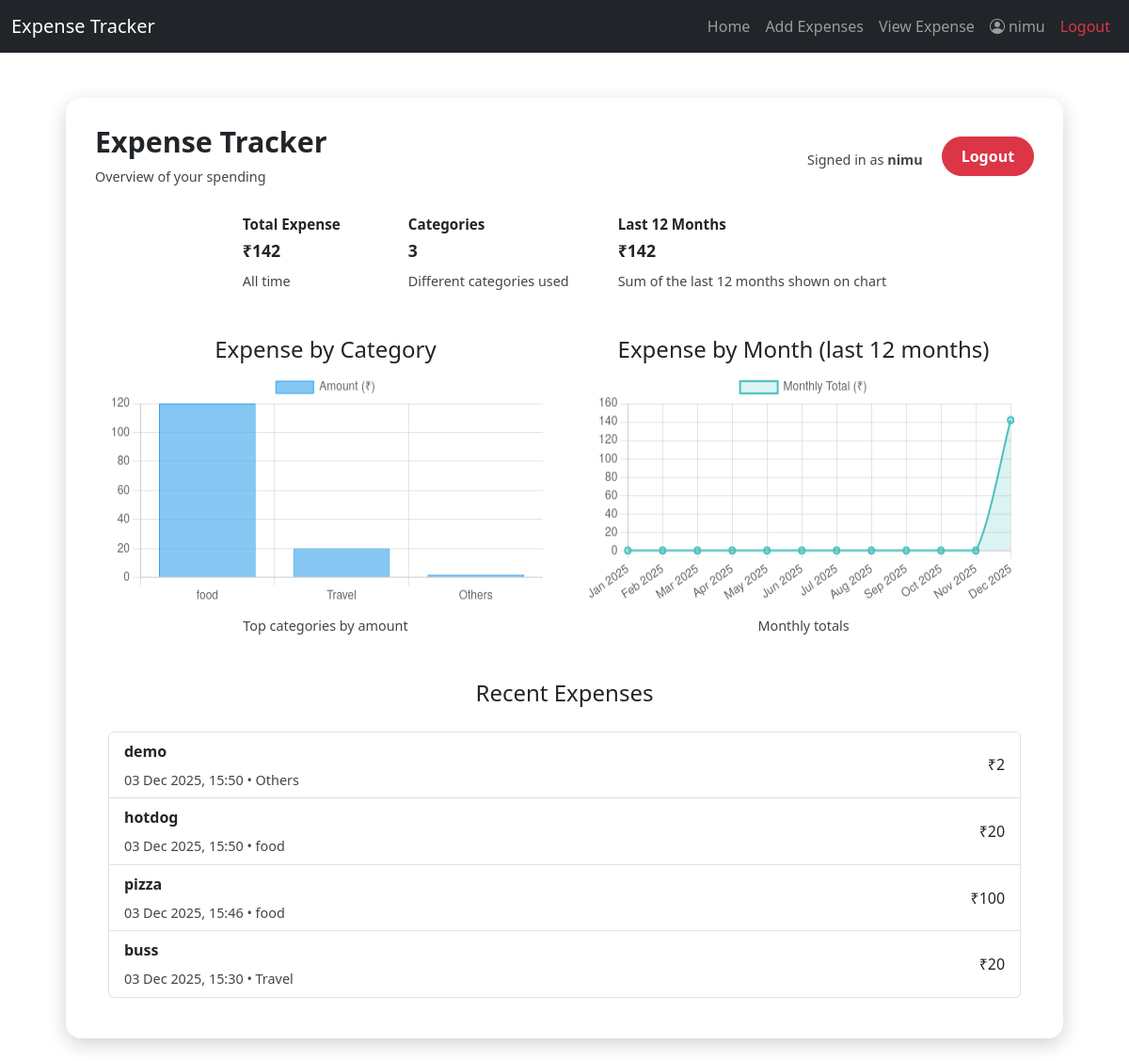
Screenshot of / (signed in) with the database file from the repository.
### myapp/models.py (models this page shows, shortened)
class Expense(models.Model):
    title=models.CharField(max_length=200)
    amount=models.PositiveIntegerField()
    CATEGORY_CHOICES=(
        ("food","FOOD"),
        ("housing","Housing"),
        ("Travel","Travel"),
        ("Others","Others")
    )
    category=models.CharField(max_length=100,choices=CATEGORY_CHOICES,default="Others")
    created_at=models.DateTimeField(auto_now_add=True)
    owner=models.ForeignKey(User,on_delete=models.CASCADE)
    bill_image = models.ImageField(upload_to='bills/', null=True, blank=True)

### myapp/views.py (the view, shortened to what this page needs)
# urls.py: path('',IndexView.as_view(),name="index"),
class IndexView(View):
    template_name = "index.html"
    def get(self, request, *args, **kwargs):
        user = request.user
        qs = Expense.objects.filter(owner=user)
        total = qs.aggregate(total=Sum("amount"))["total"] or 0
        by_cat_qs = qs.values("category").annotate(total=Sum("amount")).order_by("-total")
        category_labels = [item["category"] for item in by_cat_qs]
        category_values = [item["total"] or 0 for item in by_cat_qs]
        today = datetime.date.today()
        first_of_this_month = today.replace(day=1)
        month_qs = (
            qs.annotate(month=TruncMonth("created_at"))
              .values("month")
              .annotate(total=Sum("amount"))
              .order_by("month")
        )
        month_map = {}
        for item in month_qs:
            if item["month"] is None:
                continue
            month_map[item["month"].date()] = item["total"] or 0
        month_labels = []
        month_values = []
        for offset in range(-11, 1):
            mdate = _shift_months(first_of_this_month, offset)
            month_labels.append(mdate.strftime("%b %Y"))
            month_values.append(month_map.get(mdate, 0))
        month_total = sum(month_values)
        category_count = len(category_labels)
        recent_expenses = qs.order_by('-created_at')[:6]
        context = {
            "total_expense": total,
            "category_labels": category_labels,
            "category_values": category_values,
            "month_labels": month_labels,
            "month_values": month_values,
            "month_total": month_total,
            "category_count": category_count,
            "recent_expenses": recent_expenses,
        }
        return render(request, self.template_name, context)

### myapp/views.py (called while the page is built)
def _shift_months(source_date: datetime.date, offset: int) -> datetime.date:
    month = source_date.month - 1 + offset
    year = source_date.year + month // 12
    month = month % 12 + 1
    return datetime.date(year, month, 1)

### templates/index.html (shortened to what this page needs)
{% extends 'base.html' %}
{% block main_block %}
<div class="container center-box">
    <div class="glass-card">
        <div class="top-row">
            <div style="text-align:left;">
                <h1>Expense Tracker</h1>
                <div class="small-muted">Overview of your spending</div>
            </div>
            <div class="btn-row">
                {% if request.user.is_authenticated %}
                    <div class="small-muted" style="margin-right:12px">Signed in as <strong>{{ request.user.username }}</strong></div>
                    <a href="{% url 'signout' %}" class="btn btn-danger glass-btn">Logout</a>
                {% else %}
                    <a href="{% url 'signin' %}" class="btn btn-dark glass-btn">Login</a>
                {% endif %}
            </div>
        </div>
        {% if request.user.is_authenticated %}
            <div class="summary-row">
                <div class="summary-item">
                    <h3>Total Expense</h3>
                    <p>₹{{ total_expense }}</p>
                    <div class="small-muted">All time</div>
                </div>
                <div class="summary-item">
                    <h3>Categories</h3>
                    <p>{{ category_count }}</p>
                    <div class="small-muted">Different categories used</div>
                </div>
                <div class="summary-item">
                    <h3>Last 12 Months</h3>
                    <p>₹{{ month_total }}</p>
                    <div class="small-muted">Sum of the last 12 months shown on chart</div>
                </div>
            </div>
            <div class="chart-grid">
                <div class="chart-card">
                    <h4 style="margin:0 0 8px;">Expense by Category</h4>
                    <canvas id="catChart"></canvas>
                    <div class="small-muted" style="margin-top:10px">Top categories by amount</div>
                </div>
                <div class="chart-card">
                    <h4 style="margin:0 0 8px;">Expense by Month (last 12 months)</h4>
                    <canvas id="monthChart"></canvas>
                    <div class="small-muted" style="margin-top:10px">Monthly totals</div>
                </div>
                <div class="chart-card" style="grid-column: span 2;">
                    <h4 style="margin:0 0 8px;">Recent Expenses</h4>
                    <div class="recent-list">
                        <ul class="list-group">
                            {% for e in request.user.expense_set.all|dictsortreversed:"created_at"|slice:"0:6" %}
                                <li class="list-group-item d-flex justify-content-between align-items-center">
                                    <div>
                                        <strong>{{ e.title }}</strong>
                                        <div class="small-muted">{{ e.created_at|date:"d M Y, H:i" }} • {{ e.category }}</div>
                                    </div>
                                    <div>₹{{ e.amount }}</div>
                                </li>
                            {% empty %}
                                <li class="list-group-item">No expenses yet.</li>
                            {% endfor %}
                        </ul>
                    </div>
                </div>
            </div>
        {% else %}
            <div style="margin-top:22px;">
                <p class="small-muted">You are not logged in. Log in to view your dashboard, charts and recent expenses.</p>
            </div>
        {% endif %}
    </div>
</div>
{% if request.user.is_authenticated %}
<script>
document.addEventListener("DOMContentLoaded", function () {
    // Parse the JSON data embedded by json_script
    const catLabels = JSON.parse(document.getElementById('category-labels')?.textContent || '[]');
    const catValues = JSON.parse(document.getElementById('category-values')?.textContent || '[]');
    const monthLabels = JSON.parse(document.getElementById('month-labels')?.textContent || '[]');
    const monthValues = JSON.parse(document.getElementById('month-values')?.textContent || '[]');
    const safeArr = (v) => Array.isArray(v) ? v : [];
    // Category bar chart
    if (safeArr(catLabels).length) {
        new Chart(document.getElementById('catChart').getContext('2d'), {
            type: 'bar',
            data: {
                labels: catLabels,
                datasets: [{
                    label: 'Amount (₹)',
                    data: catValues,
                    backgroundColor: 'rgba(54, 162, 235, 0.6)',
                    borderColor: 'rgba(54, 162, 235, 1)',
                    borderWidth: 1
                }]
            },
            options: {
                responsive: true,
                maintainAspectRatio: true,
                scales: { y: { beginAtZero: true } }
            }
        });
    }
    // Monthly line chart
    if (safeArr(monthLabels).length) {
        new Chart(document.getElementById('monthChart').getContext('2d'), {
            type: 'line',
            data: {
                labels: monthLabels,
                datasets: [{
                    label: 'Monthly Total (₹)',
                    data: monthValues,
                    backgroundColor: 'rgba(75, 192, 192, 0.2)',
                    borderColor: 'rgba(75, 192, 192, 1)',
                    tension: 0.25,
                    fill: true,
                    borderWidth: 2
                }]
            },
            options: {
                responsive: true,
                maintainAspectRatio: true,
                scales: { y: { beginAtZero: true } }
            }
        });
    }
});
</script>
{% endif %}
{% endblock %}

### templates/base.html (shortened to what this page needs)
<!DOCTYPE html>
<html lang="en">
<head>
    <link href="https://cdn.jsdelivr.net/npm/bootstrap@5.3.8/dist/css/bootstrap.min.css" rel="stylesheet">
    <link rel="stylesheet" href="https://cdn.jsdelivr.net/npm/bootstrap-icons@1.11.1/font/bootstrap-icons.css">
    <link href="https://cdn.jsdelivr.net/npm/bootstrap@5.3.2/dist/css/bootstrap.min.css" rel="stylesheet">
<link rel="stylesheet" href="https://cdn.jsdelivr.net/npm/bootstrap-icons@1.11.1/font/bootstrap-icons.css">
</head>
<body>
<nav class="navbar navbar-expand-lg navbar-dark bg-dark">
  <div class="container-fluid">
    <a class="navbar-brand" href="#">Expense Tracker</a>
    <div class="collapse navbar-collapse" id="navbarNav">
      <ul class="navbar-nav ms-auto">
        <li class="nav-item">
          <a class="nav-link " href="{% url 'index' %}">Home</a>
        </li>
        <li class="nav-item">
          <a class="nav-link" href="{% url 'addexpense' %}">Add Expenses</a>
        </li>
         <li class="nav-item">
          <a class="nav-link " href="{% url 'home' %}">View Expense</a>
        </li>
        {% if request.user.is_authenticated %}
        <li class="nav-item">
          <a class="nav-link d-flex align-items-center gap-1" href="#">
            <i class="bi bi-person-circle"></i>
            {{ request.user.username }}
          </a>
        </li>
        <li class="nav-item">
          <a class="nav-link text-danger" href="{% url 'signout' %}">
            Logout
          </a>
        </li>
        {% endif %}
      </ul>
    </div>
  </div>
</nav>
<div class="container mt-4">
  {% block main_block %}
  {% endblock %}
</div>
</body>
</html>

### templates/index.html (style rules this page uses)
.center-box { min-height: 70vh; display: flex; justify-content: center; align-items: center; padding: 24px 0; }
.glass-card { background: rgba(255,255,255,0.06); border: 1px solid rgba(255,255,255,0.15); backdrop-filter: blur(7px) saturate(160%); -webkit-backdrop-filter: blur(7px) saturate(160%); border-radius: 16px; padding: 28px 30px; text-align: center; box-shadow: 0 6px 20px rgba(0,0,0,0.18); max-width: 1100px; width: 95%; }
.glass-card h1 { font-size: 1.9rem; font-weight: 700; margin-bottom: 6px; }
.top-row { display:flex; gap:12px; align-items:center; justify-content:space-between; flex-wrap:wrap; }
.summary-row { display: flex; gap: 16px; justify-content: center; margin-top: 18px; flex-wrap: wrap; }
.summary-item { background: rgba(255,255,255,0.03); padding: 12px 18px; border-radius: 12px; min-width: 160px; text-align: left; }
.summary-item h3 { margin:0; font-size:0.95rem; font-weight:600; }
.summary-item p { margin:6px 0 0; font-weight:700; font-size:1.1rem; }
.chart-grid { display: grid; grid-template-columns: repeat(auto-fit, minmax(300px, 1fr)); gap: 18px; margin-top: 22px; align-items: start; }
.chart-card { background: rgba(255,255,255,0.02); padding: 14px; border-radius: 12px; min-height: 260px; display:flex; flex-direction:column; }
.chart-card canvas { width: 100% !important; height: 250px !important; }
.small-muted { opacity:.85; font-size:.9rem; margin-top:8px; color:inherit; }
.recent-list { text-align:left; margin-top:18px; }
.btn-row { display:flex; gap:8px; align-items:center; }
.glass-btn { padding: 8px 20px; border-radius: 50px; font-weight: 700; transition: 0.2s; }

### rows the page displays
Expense: title "demo", created_at "03 Dec 2025, 15:50", category "Others", amount "2"
Expense: title "hotdog", created_at "03 Dec 2025, 15:50", category "food", amount "20"
Expense: title "pizza", created_at "03 Dec 2025, 15:46", category "food", amount "100"
Expense: title "buss", created_at "03 Dec 2025, 15:30", category "Travel", amount "20"

### other values shown
{{ request.user.username }} "nimu"
{{ total_expense }} "142"
{{ category_count }} "3"
{{ month_total }} "142"
